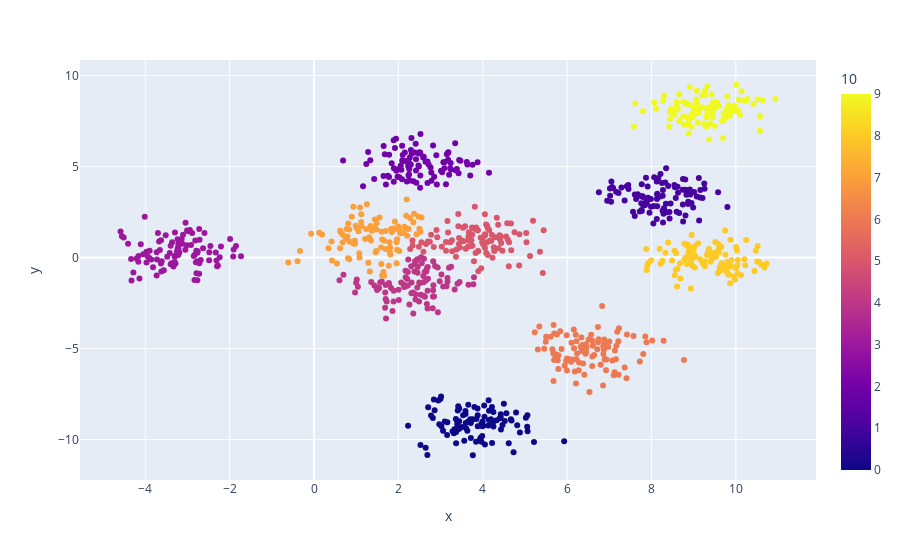

Notebook cell for this chart:
### Code cell
px.scatter(df, x='x', y='y', color=10).show()

### Figure 1 — Plotly figure (JSON) as saved in the notebook; plotly's stock layout.template omitted (floating-point values rounded to 4 significant figures; data arrays with more than 128 entries replaced by an {"elided": "..."} marker saying what was removed)
{"data": [{"hovertemplate": "x=%{x}<br>y=%{y}<br>10=%{marker.color}<extra></extra>", "legendgroup": "", "marker": {"color": {"elided": "1000 int values"}, "coloraxis": "coloraxis", "symbol": "circle"}, "mode": "markers", "name": "", "showlegend": false, "type": "scatter", "x": {"elided": "1000 float values"}, "xaxis": "x", "y": {"elided": "1000 float values"}, "yaxis": "y"}], "layout": {"coloraxis": {"colorbar": {"title": {"text": "10"}}, "colorscale": [[0, "#0d0887"], [0.1111, "#46039f"], [0.2222, "#7201a8"], [0.3333, "#9c179e"], [0.4444, "#bd3786"], [0.5556, "#d8576b"], [0.6667, "#ed7953"], [0.7778, "#fb9f3a"], [0.8889, "#fdca26"], [1, "#f0f921"]]}, "legend": {"tracegroupgap": 0}, "margin": {"t": 60}, "xaxis": {"anchor": "y", "domain": [0, 1], "title": {"text": "x"}}, "yaxis": {"anchor": "x", "domain": [0, 1], "title": {"text": "y"}}}}
